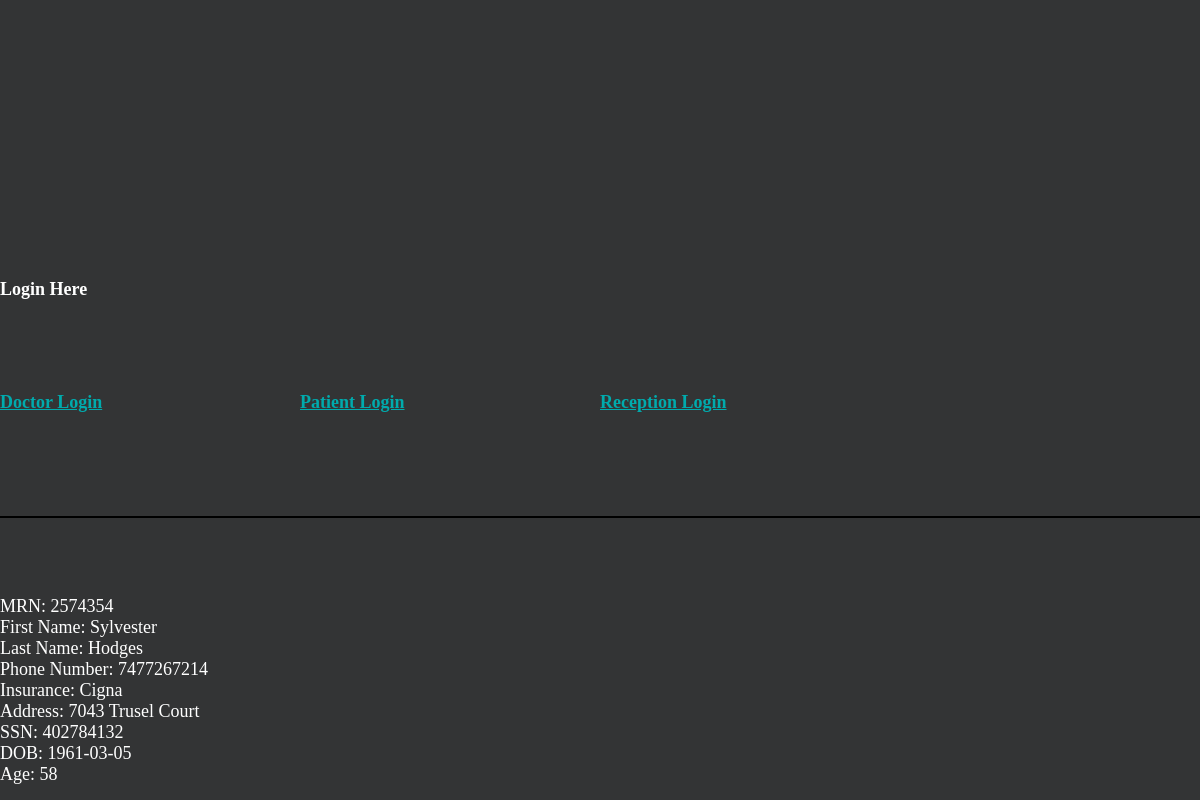
/patient/patient_data.php?MRN=2574354, run on the app's committed database.
### tables this page shows
CREATE TABLE `patient` (
  `pMRN` int(11) NOT NULL,
  `pPhone` char(10) NOT NULL,
  `pInsure` varchar(35) NOT NULL,
  `pAddress` varchar(35) NOT NULL,
  `pLName` varchar(15) NOT NULL,
  `pFName` varchar(15) NOT NULL,
  `pSSN` varchar(9) NOT NULL,
  `pDOB` date NOT NULL,
  `pAge` char(3) NOT NULL,
  `procID` varchar(20) NOT NULL,
  `drID` varchar(20) NOT NULL,
  PRIMARY KEY (`pMRN`),
  KEY `procID` (`procID`),
  KEY `drID` (`drID`),
  CONSTRAINT `patient_ibfk_1` FOREIGN KEY (`procID`) REFERENCES `proc` (`procID`),
  CONSTRAINT `patient_ibfk_2` FOREIGN KEY (`drID`) REFERENCES `doctor` (`drID`)
);

### patient/patient_data.php (the view, shortened to what this page needs)
<?php
  include "../templates/header.php";
  require_once "../config.php";
  if (isset($_GET["MRN"])){
    $MRN = $_GET["MRN"];
  }
  $query = "SELECT * from patient where pMRN = '$MRN'";
  $responce = mysqli_query($dbc, $query);
  if ($responce){
    while($row = mysqli_fetch_array($responce)) {
      echo "MRN: " . $row['pMRN'] . "<br>";
      echo "First Name: " . $row['pFName'] . "<br>";
      echo "Last Name: " . $row['pLName'] . "<br>";
      echo "Phone Number: " . $row['pPhone'] . "<br>";
      echo "Insurance: " . $row['pInsure'] . "<br>";
      echo "Address: " . $row['pAddress'] . "<br>";
      echo "SSN: " . $row['pSSN'] . "<br>";
      echo "DOB: " . $row['pDOB'] . "<br>";
      echo "Age: " . $row['pAge'] . "<br>";
  }
  }
  else{
    echo "Error with database";
    echo mysqli_connect_error($dbc);
  }
  echo '</div>';
 ?>

### style.css (style rules this page uses)
* { margin: 0; padding: 0; display: grid; font-size: large; }

### data on the page
patient: pMRN "2574354", pFName "Sylvester", pLName "Hodges", pPhone "7477267214", pInsure "Cigna", pAddress "7043 Trusel Court", pSSN "402784132", pDOB "1961-03-05", pAge "58"
